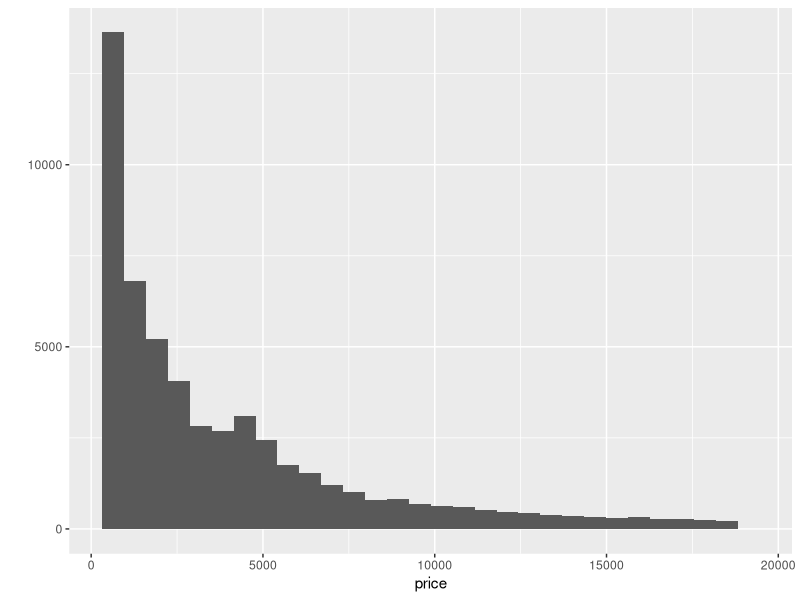
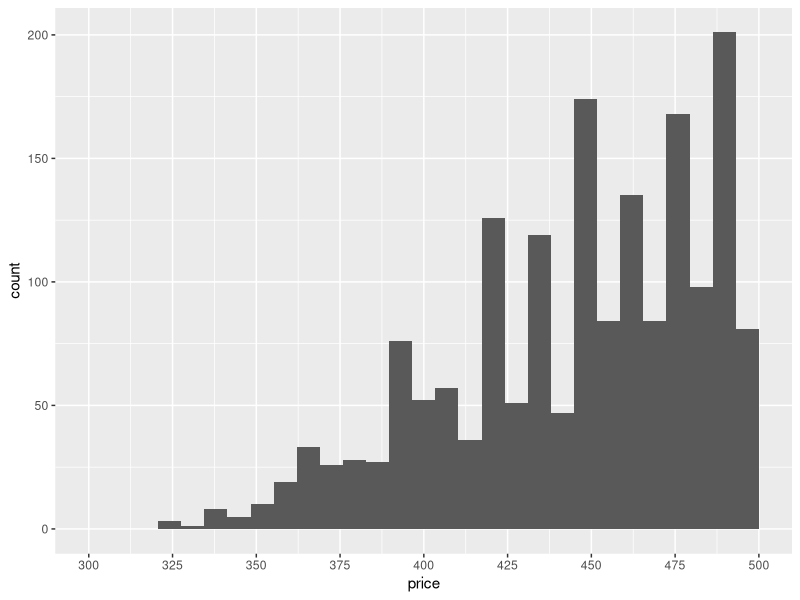
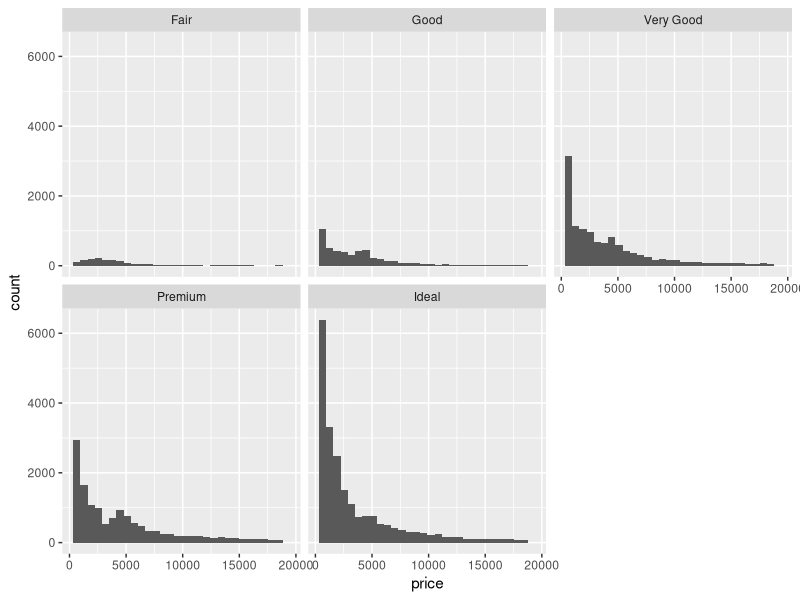
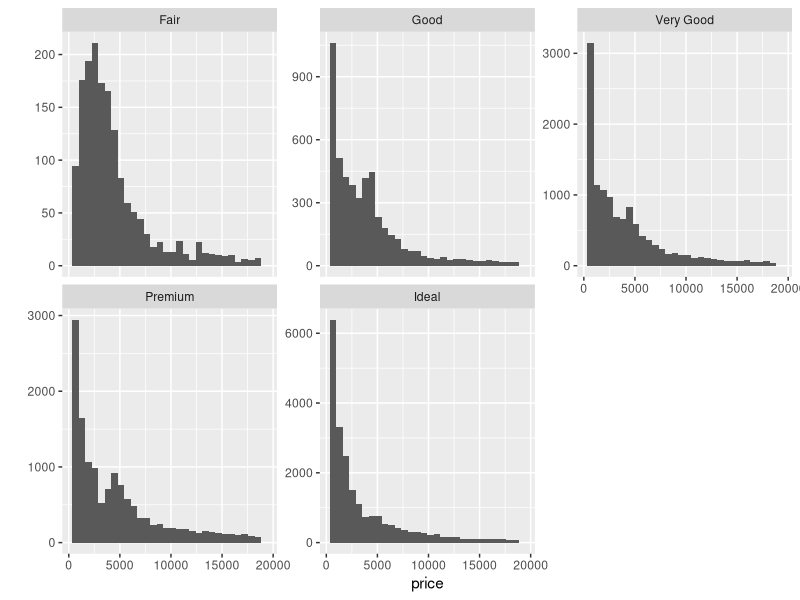
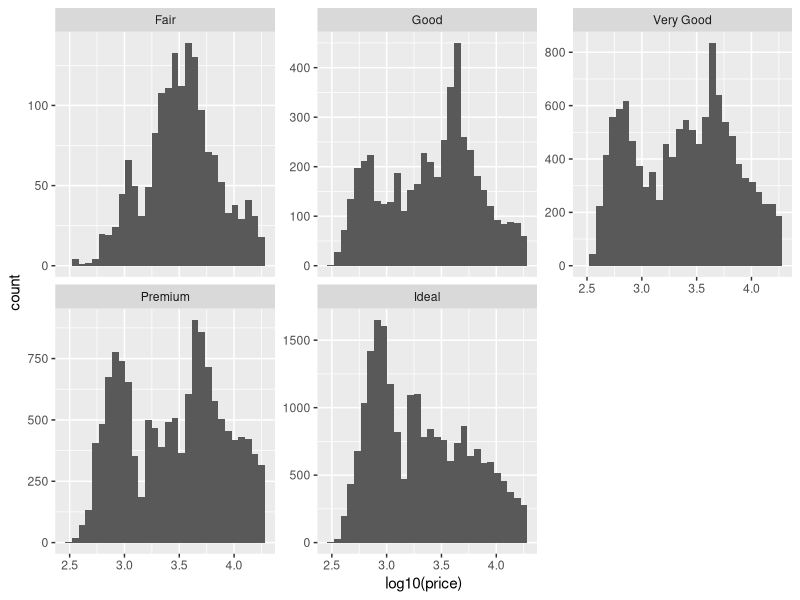
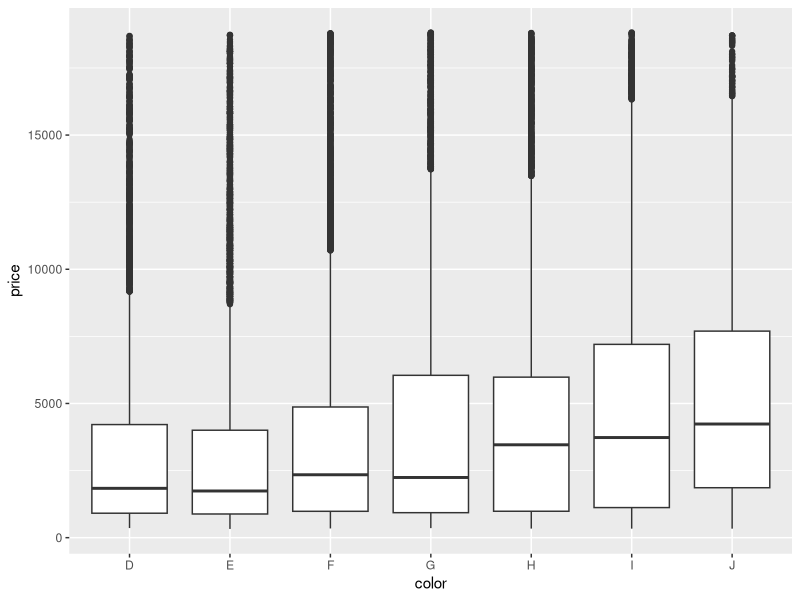
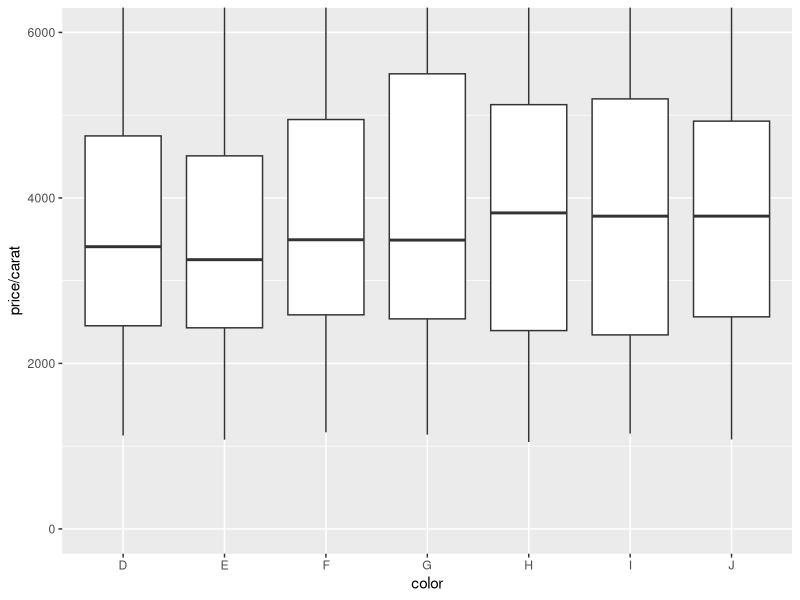
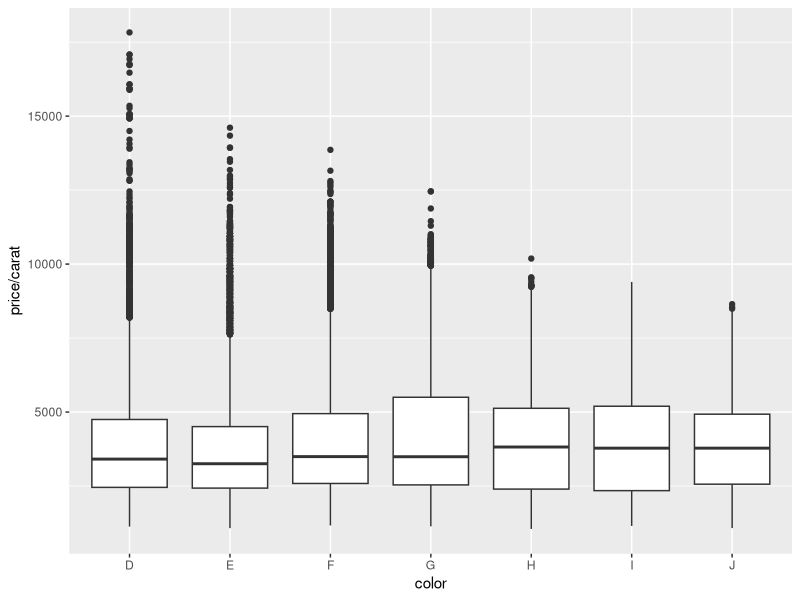

The R script that drew these images, in order:
## ---- chunk 1
library(ggplot2)
library(dplyr)
## ---- chunk 2
data(diamonds)
## ---- chunk 3
cheap_diamonds <- subset(diamonds, price <= 500)
cheaper_diamonds <- subset(diamonds, price <= 250)
expensive_diamonds <- subset(diamonds, price >= 15000)
## ---- chunk 4
qplot(x=price, data=diamonds)
## ---- chunk 5
ggplot(aes(x=price), data=diamonds,
       binwidth = 10) +
  geom_histogram() + 
  scale_x_continuous(limits=c(300,500), breaks = seq(300,500, 25))
## ---- chunk 6
ggplot(aes(x=price), data=diamonds) + 
  geom_histogram() + 
  facet_wrap(~cut)
## ---- chunk 7
by(diamonds$price, diamonds$cut, summary)
## ---- chunk 8
qplot(x = price, data = diamonds) + facet_wrap(~cut, scales = "free_y")
## ---- chunk 9
ggplot(aes(log10(price)), data = diamonds, binwidth=25) + 
  geom_histogram() + 
  facet_wrap(~cut, scales = "free_y")
## ---- chunk 10
ggplot(aes(color, price), data=diamonds) +
  geom_boxplot()
## ---- chunk 11
IQR(subset(diamonds, color=="D")$price)
IQR(subset(diamonds, color=="J")$price)
by(diamonds$price, diamonds$color, summary)
## ---- chunk 12
qplot(x = color, y = price/carat, data = diamonds, geom='boxplot') +
  coord_cartesian(ylim=c(0,6000))
## ---- chunk 13
ggplot(aes(color, price/carat), data = diamonds) + 
  geom_boxplot()
## ---- chunk 14
ggplot(aes(carat), data=diamonds, binwidth=0.1) + 
  geom_freqpoly() + 
  scale_x_continuous(breaks = seq(0,5,0.1)) + 
  scale_y_continuous(limits = c(0,2100))

table(diamonds$carat)
